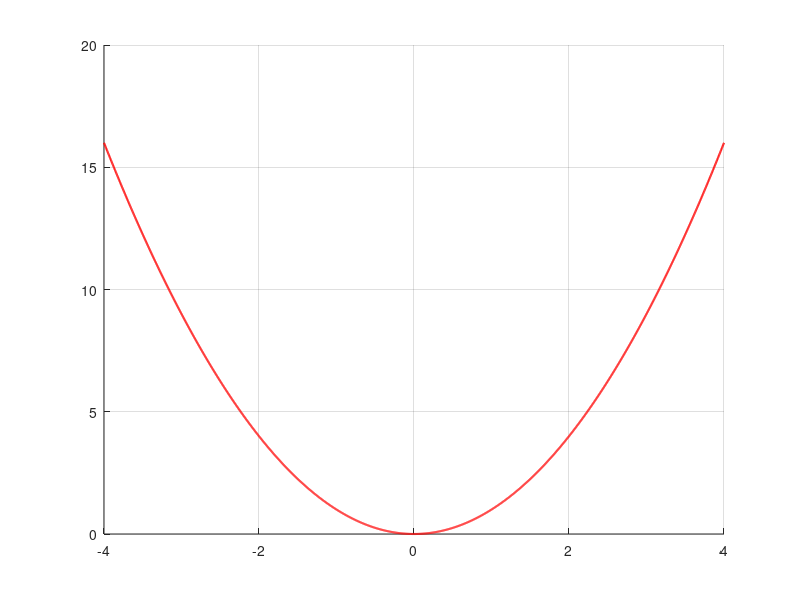

Write the MATLAB code that produced this figure. (Note: this script raises an error after producing the figure.)
close all; clc; clear;
figure();hold on; grid on;

x = linspace(-4,4,2000);   
g = x.^2;
plot(x,g,'r-','LineWidth',1.5)

numTerms = [3,5,10,20,100];
x = linspace(-6,6,2000);
for i = 1 : size(numTerms,2)
    plot(x,diffFTerms(numTerms(i), x),'LineWidth',1.5); 
end 

xlabel('$x$','FontSize',16,'interpreter','latex'); 
ylabel('$y$','FontSize',16, 'interpreter','latex');
title('Fourier Sine Series for $x^2$','FontSize',16, 'interpreter','latex');
legend('$f(x) = x^2$','nT=3', 'nT=5', 'nT=10', 'nT=20', 'nT=100', 'interpreter','latex', 'location', 'north' );
xlim([-6,6]);
ylim([-12.5,20]);

print -depsc Prob1Sine.eps

function f = diffFTerms(Nf, x)  
    b = zeros(1,Nf); 
    f = 0;
    for n = 1 : Nf     
        npi = n * pi;
        b(n) = ( (-18/npi)*cos(npi) ) + ( (36/(npi^3))*cos(npi) ) + ( 36/(npi^3) );    
        fn = b(n)*sin((npi*x)/3);     
        f=f+fn; 
    end
end


